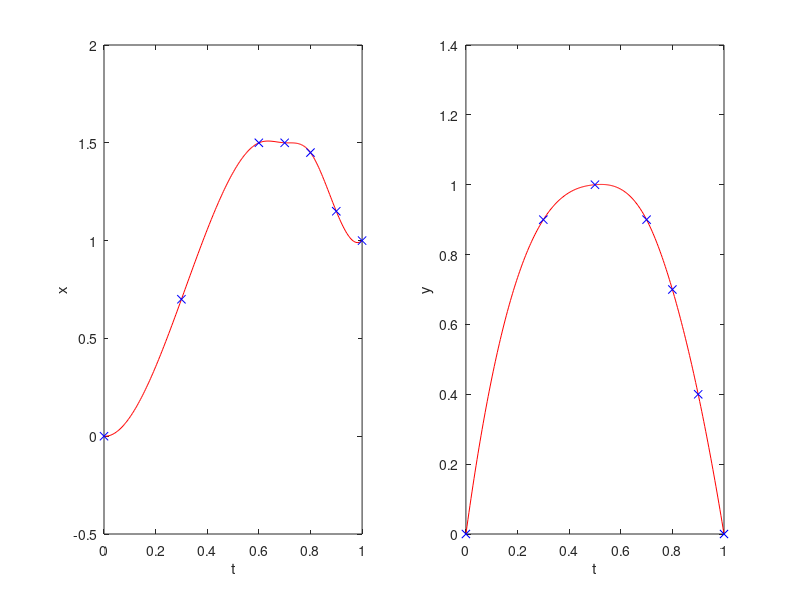

MATLAB code to generate this figure:
%X coordinates for kicks
breakTX = [0  0.1   0.3 0.6 0.7 0.8   0.9 1];
breakX = [0 -0.2    -1  2  2.1  2    1.3 1];
breakTY = [0  0.1   0.3   0.5    0.7 0.8   0.9   1];
breakY = [0   0.7    1     1     0.9   0.7   0.3     0];


%For walkkick
breakTX = [0   0.3 0.6 0.7 0.8   0.9 1];
breakX = [0     0.7   1.5  1.5  1.45   1.15 1];

breakTY = [0    0.3   0.5    0.7 0.8   0.9   1];
breakY = [0      0.9     1     0.9   0.7   0.4     0];






p=csapi(breakTX,breakX);
coefX = p.coefs;

q=csapi(breakTY,breakY);
coefY = q.coefs;

%Print in lua syntax
str1='local breaksTX={';
for i=2:size(p.breaks,2) str1=[str1 sprintf('%f,',p.breaks(i))]; end
str1 = [str1 '}'];
disp(str1);

str1='local breaksTY={';
for i=2:size(q.breaks,2) str1=[str1 sprintf('%f,',q.breaks(i))]; end
str1 = [str1 '}'];
disp(str1);


disp('local coefsX={');
for i=1:size(coefX,1)  
  str2='  {';
  for j=1:size(coefX,2) str2=[str2 sprintf('%f,', coefX(i,j))]; end
  str2=[str2 '},'];
  disp(str2);
end
disp('}');

disp('local coefsY={');
for i=1:size(coefY,1)  
  str2='  {';
  for j=1:size(coefY,2) str2=[str2 sprintf('%f,', coefY(i,j))]; end
  str2=[str2 '},'];
  disp(str2);
end
disp('}');

subplot(1,2,1);
fnplt(p);
ylabel('x');
xlabel('t');

subplot(1,2,2);
fnplt(q);
ylabel('y');
xlabel('t');